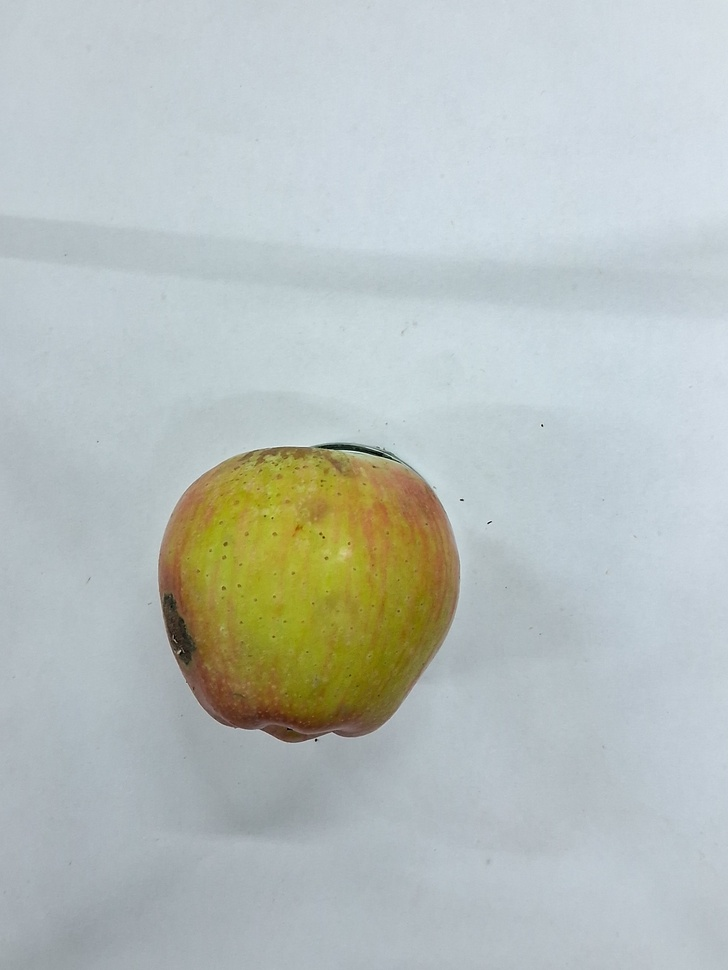
#> input picture Approach_4/images/3a.jpg, 728 x 970 px, shrunk from 1960 x 2612 before the run, found by its file name
$ jupyter execute 3d_construction.ipynb
#> lines starting #> are read from the running program, lines starting #| are printed output that depends on the picture
[cell 1]
import cv2
import matplotlib.pyplot as plt

# List of image paths
image_paths = ['../Dataset_Cropped/3a.jpg', '../Dataset_Cropped/3b.jpg', '../Dataset_Cropped/3c.jpg',
               '../Dataset_Cropped/3d.jpg', '../Dataset_Cropped/3e.jpg', '../Dataset_Cropped/3f.jpg',
               '../Dataset_Cropped/3g.jpg', '../Dataset_Cropped/3h.jpg', '../Dataset_Cropped/3i.jpg']

# Initialize A-KAZE detector and descriptor
akaze = cv2.AKAZE_create()

# Initialize brute-force matcher
bf = cv2.BFMatcher(cv2.NORM_HAMMING, crossCheck=True)

num_of_images = len(image_paths) - 3

# Plotting parameters
rows = num_of_images
cols = num_of_images

fig, axes = plt.subplots(rows, cols, figsize=(15, 15))

# Loop through each pair of images
for i in range(num_of_images):
    for j in range(num_of_images):
        # if i < j:  # Exclude comparison with itself
            # print(i, j)
            # Load the input images
        image1 = cv2.imread(image_paths[i], cv2.IMREAD_GRAYSCALE)
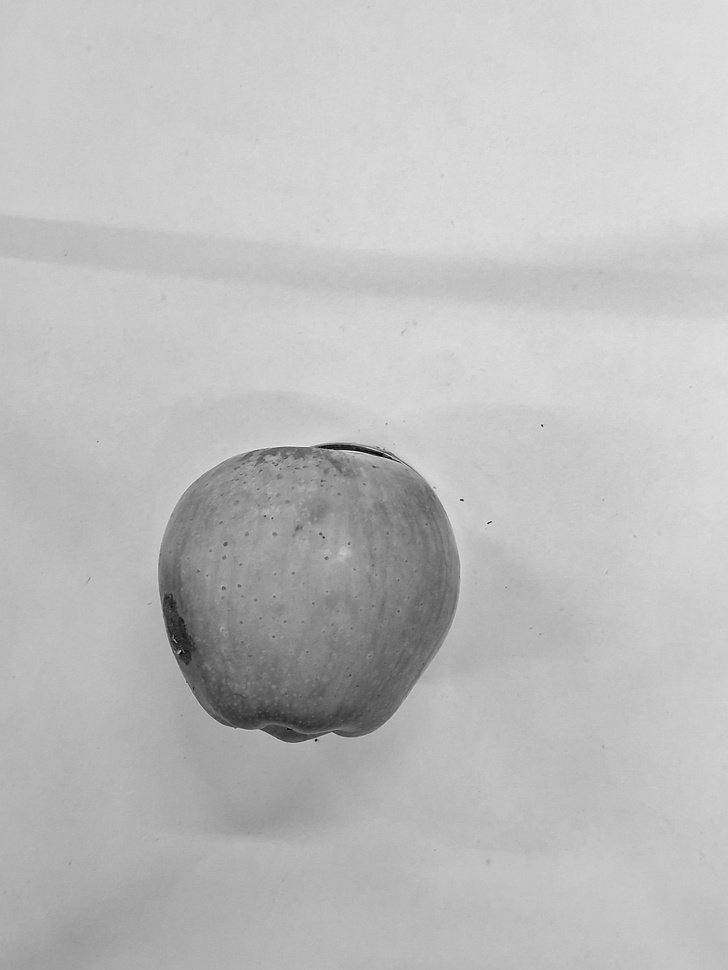
#> image1: shape (970, 728); min 0, max 249, mean 189.3
        image2 = cv2.imread(image_paths[j], cv2.IMREAD_GRAYSCALE)

        # Detect and compute keypoints and descriptors
        keypoints1, descriptors1 = akaze.detectAndCompute(image1, None)
#> keypoints1 = 116 keypoints; strongest (x, y, size): (380, 454, 16.1), (379, 454, 8.1), (329, 447, 16.1), (291, 730, 32.3)
        keypoints2, descriptors2 = akaze.detectAndCompute(image2, None)
#> keypoints2 has the same summary as keypoints1

        # Match descriptors
        matches = bf.match(descriptors1, descriptors2)
#> matches = 116 matches

        # Sort matches by distance
        matches = sorted(matches, key=lambda x: x.distance)

        # Draw top matches
        matching_result = cv2.drawMatches(image1, keypoints1, image2, keypoints2, matches[:10], None, flags=cv2.DrawMatchesFlags_NOT_DRAW_SINGLE_POINTS)
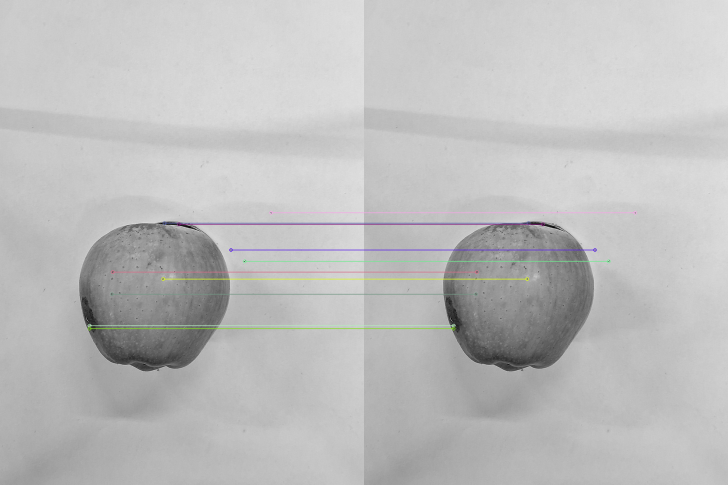
#> matching_result: shape (970, 1456, 3) (shown at 1/2 size); mean of channels 0, 1, 2 189, 189.1, 189.1; drawn as B, G, R

        # Convert BGR image to RGB for Matplotlib
        matching_result_rgb = cv2.cvtColor(matching_result, cv2.COLOR_BGR2RGB)

        # Plot the matching result using Matplotlib
        axes[i, j].imshow(matching_result_rgb)
        axes[i, j].axis('off')
        axes[i, j].set_title(f'Matching Result {i} - {j}')
#> pass 2 of the loop `for i in range(num_of_images):`:
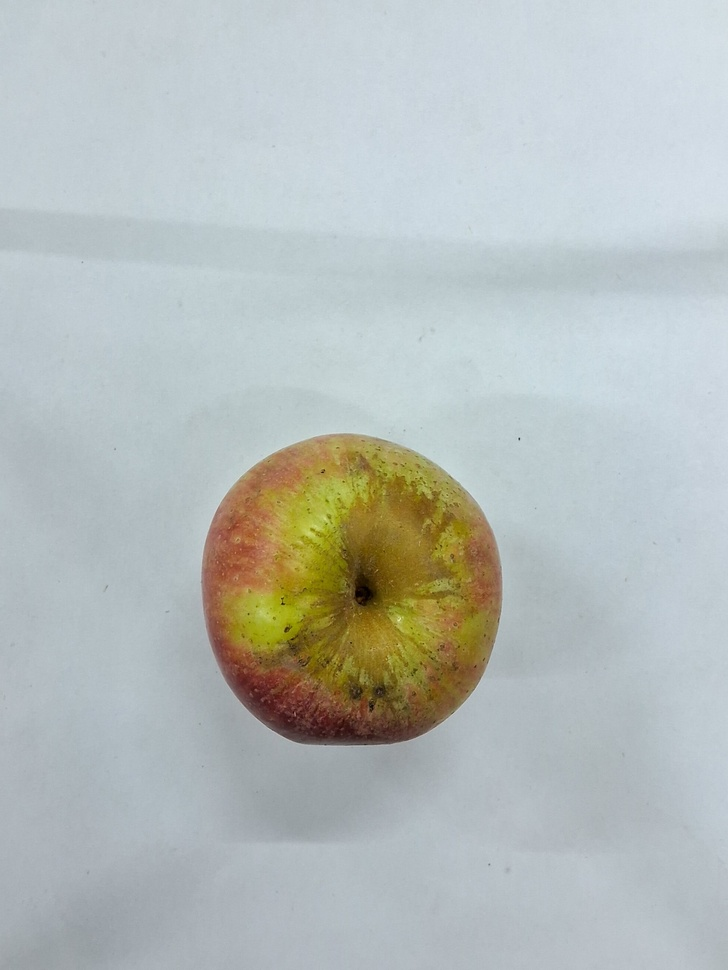
#> input picture Approach_4/images/3b.jpg, 728 x 970 px, shrunk from 1960 x 2612 before the run, found by its file name
#> `image1 = cv2.imread(image_paths[i], cv2.IMREAD_GRAYSCALE)`:
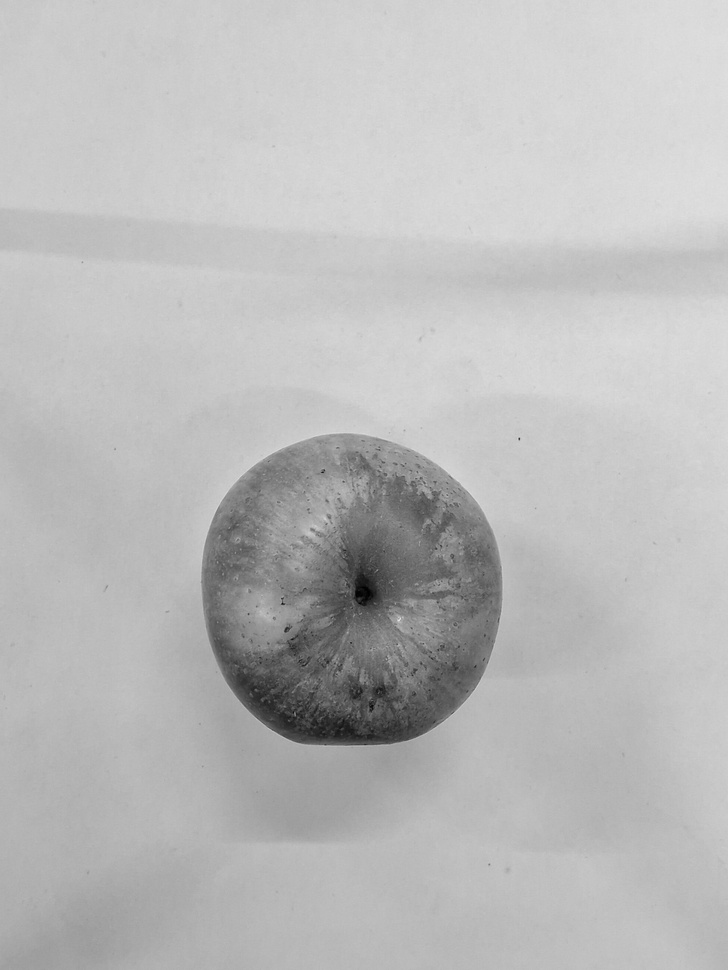
#> image1: shape (970, 728); min 0, max 228, mean 186.7
#> keypoints1 = 112 keypoints; strongest (x, y, size): (365, 591, 32.3), (364, 584, 45.7), (366, 591, 22.8), (365, 593, 16.1)
#> matches = 24 matches
#> `matching_result = cv2.drawMatches(image1, keypoints1, image2, keypoint..`:
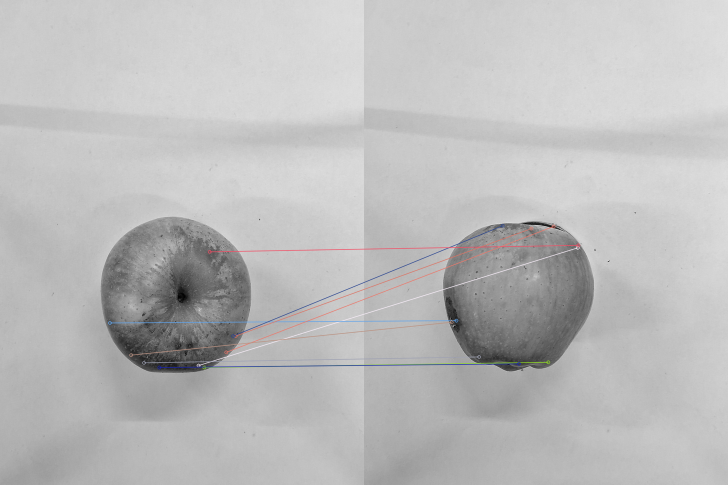
#> matching_result: shape (970, 1456, 3) (shown at 1/2 size); mean of channels 0, 1, 2 187.9, 187.8, 188; drawn as B, G, R
#> pass 3 of the loop `for i in range(num_of_images):`:
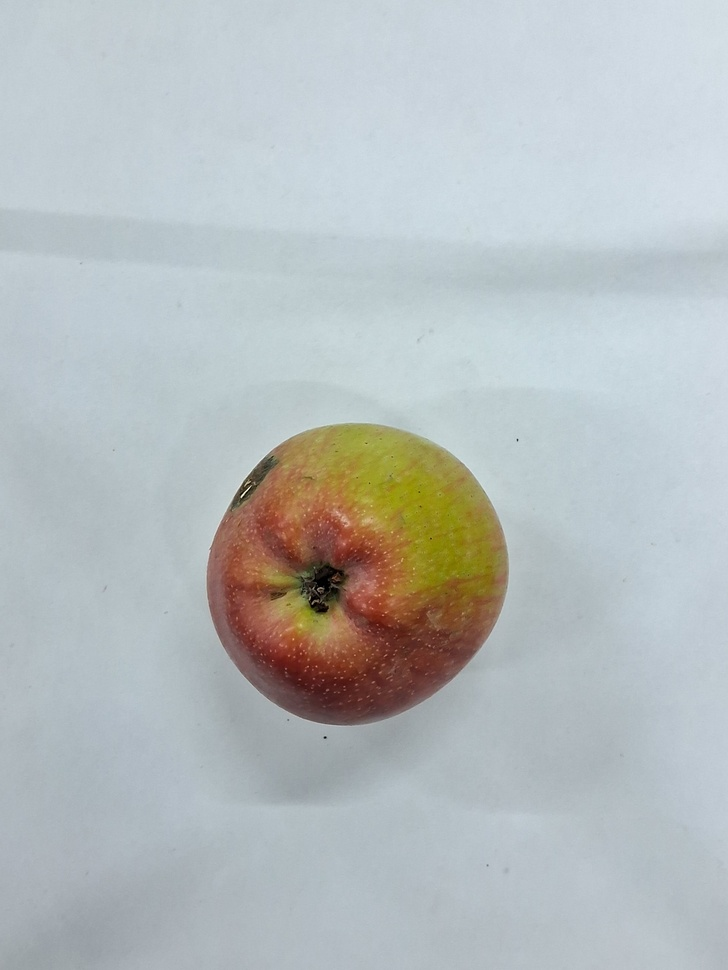
#> input picture Approach_4/images/3c.jpg, 728 x 970 px, shrunk from 1960 x 2612 before the run, found by its file name
#> `image1 = cv2.imread(image_paths[i], cv2.IMREAD_GRAYSCALE)`:
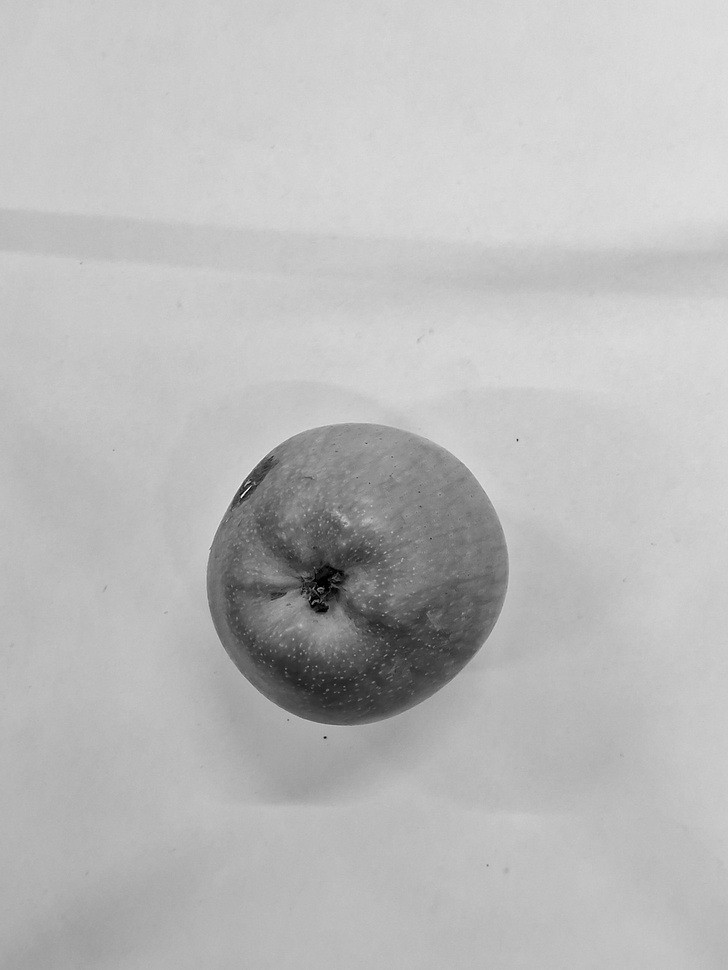
#> image1: shape (970, 728); min 0, max 255, mean 186.9
#> keypoints1 = 103 keypoints; strongest (x, y, size): (324, 584, 32.3), (319, 606, 16.1), (321, 609, 8.1), (323, 593, 22.8)
#> matches = 16 matches
#> `matching_result = cv2.drawMatches(image1, keypoints1, image2, keypoint..`:
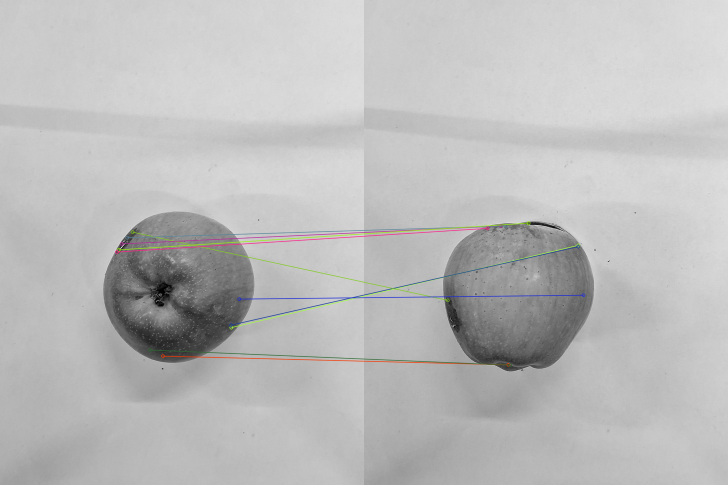
#> matching_result: shape (970, 1456, 3) (shown at 1/2 size); mean of channels 0, 1, 2 187.6, 187.7, 187.8; drawn as B, G, R
#> the loop made 6 passes; the first 3 are shown

# Adjust layout
plt.tight_layout()
plt.show()
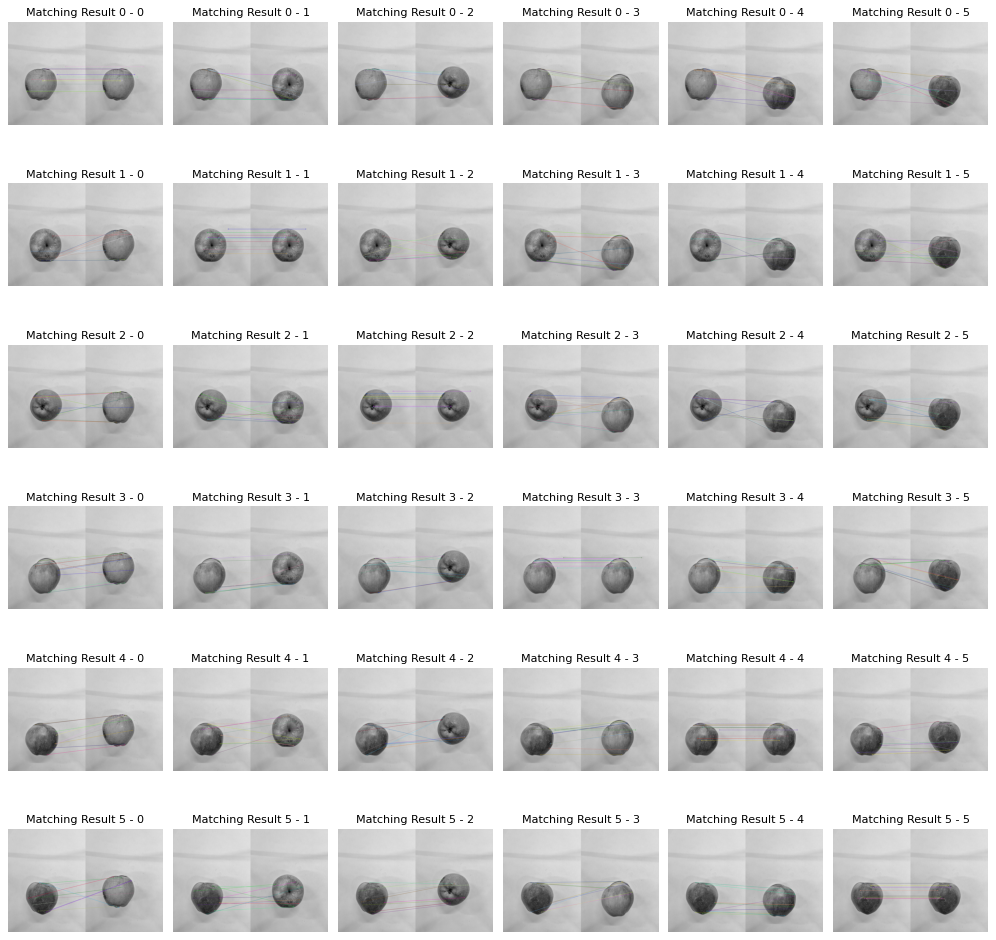
#> figure drawn by matplotlib, 36 panels
